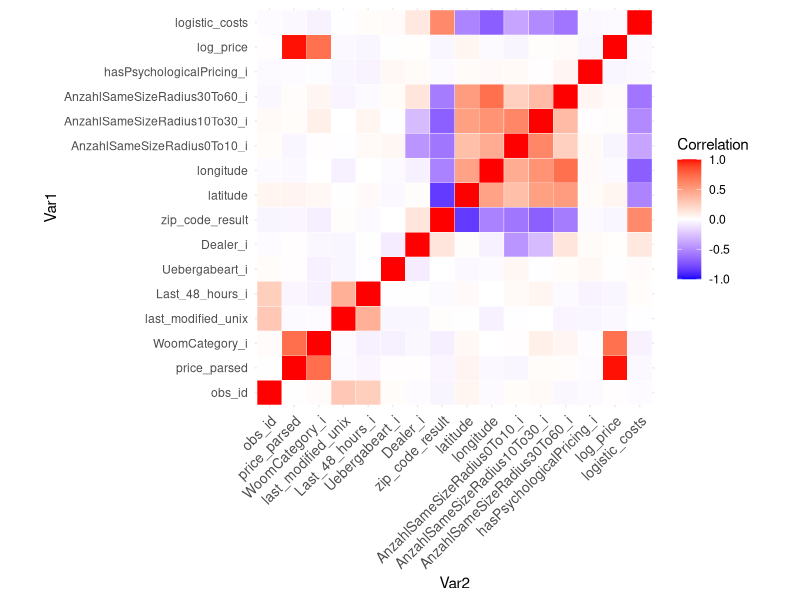

This chart was generated by the following R code:

library(dplyr)
library(ggplot2)
library(reshape2)

setwd(dirname(rstudioapi::getActiveDocumentContext()$path))

bikes <- read.csv(
  "data/willhaben_woom_bikes_sample_no_outlier.csv", 
  stringsAsFactors = TRUE)


bikes_selected <- bikes[, colnames(bikes)]
numeric_cols <- sapply(bikes_selected, is.numeric)
cor_data <- cor(bikes_selected[, numeric_cols])
cor_data_melted <- melt(cor_data)
cor_data_melted <-
cor_data_melted[!(cor_data_melted$Var1 == "zip_code" | cor_data_melted$Var2 == "zip_code"), ]



### PRODUCE A CORRELATION HEATMAP ###
png("heatmap.png", width = 1920, height = 1080, res = 120)

ggplot(cor_data_melted, aes(Var2, Var1, fill = value)) +
  geom_tile(color = "white") +
  scale_fill_gradient2(low = "blue", high = "red", mid = "white", 
                       midpoint = 0, limit = c(-1, 1), space = "Lab",
                       name = "Correlation") +
  theme_minimal() +
  theme(axis.text.x = element_text(angle = 45, vjust = 1, size = 10, hjust = 1)) +
  coord_fixed()

dev.off()
